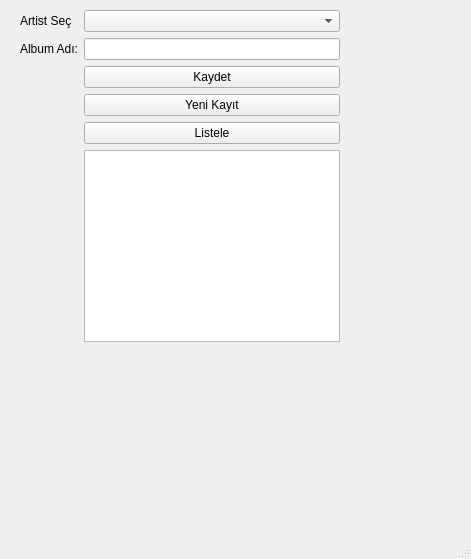
<?xml version="1.0" encoding="UTF-8"?>
<ui version="4.0">
 <class>MainWindow</class>
 <widget class="QMainWindow" name="MainWindow">
  <property name="geometry">
   <rect>
    <x>0</x>
    <y>0</y>
    <width>471</width>
    <height>559</height>
   </rect>
  </property>
  <property name="windowTitle">
   <string>MainWindow</string>
  </property>
  <widget class="QWidget" name="centralwidget">
   <widget class="QWidget" name="formLayoutWidget">
    <property name="geometry">
     <rect>
      <x>20</x>
      <y>10</y>
      <width>431</width>
      <height>511</height>
     </rect>
    </property>
    <layout class="QFormLayout" name="formLayout">
     <property name="sizeConstraint">
      <enum>QLayout::SetFixedSize</enum>
     </property>
     <item row="0" column="0">
      <widget class="QLabel" name="label_2">
       <property name="text">
        <string>Artist Seç</string>
       </property>
      </widget>
     </item>
     <item row="0" column="1">
      <widget class="QComboBox" name="cmbArtist"/>
     </item>
     <item row="1" column="0">
      <widget class="QLabel" name="label">
       <property name="text">
        <string>Album Adı:</string>
       </property>
      </widget>
     </item>
     <item row="1" column="1">
      <widget class="QLineEdit" name="ilkFormTxt"/>
     </item>
     <item row="2" column="1">
      <widget class="QPushButton" name="Dugme">
       <property name="enabled">
        <bool>true</bool>
       </property>
       <property name="sizePolicy">
        <sizepolicy hsizetype="Minimum" vsizetype="Minimum">
         <horstretch>0</horstretch>
         <verstretch>0</verstretch>
        </sizepolicy>
       </property>
       <property name="sizeIncrement">
        <size>
         <width>0</width>
         <height>0</height>
        </size>
       </property>
       <property name="text">
        <string>Kaydet</string>
       </property>
       <property name="autoRepeatDelay">
        <number>300</number>
       </property>
      </widget>
     </item>
     <item row="3" column="1">
      <widget class="QPushButton" name="btKaydet">
       <property name="text">
        <string>Yeni Kayıt</string>
       </property>
      </widget>
     </item>
     <item row="4" column="1">
      <widget class="QPushButton" name="listele">
       <property name="text">
        <string>Listele</string>
       </property>
      </widget>
     </item>
     <item row="5" column="1">
      <widget class="QTableWidget" name="tableWidget"/>
     </item>
    </layout>
   </widget>
  </widget>
  <widget class="QMenuBar" name="menubar">
   <property name="geometry">
    <rect>
     <x>0</x>
     <y>0</y>
     <width>471</width>
     <height>18</height>
    </rect>
   </property>
  </widget>
  <widget class="QStatusBar" name="statusbar"/>
 </widget>
 <resources/>
 <connections/>
</ui>
